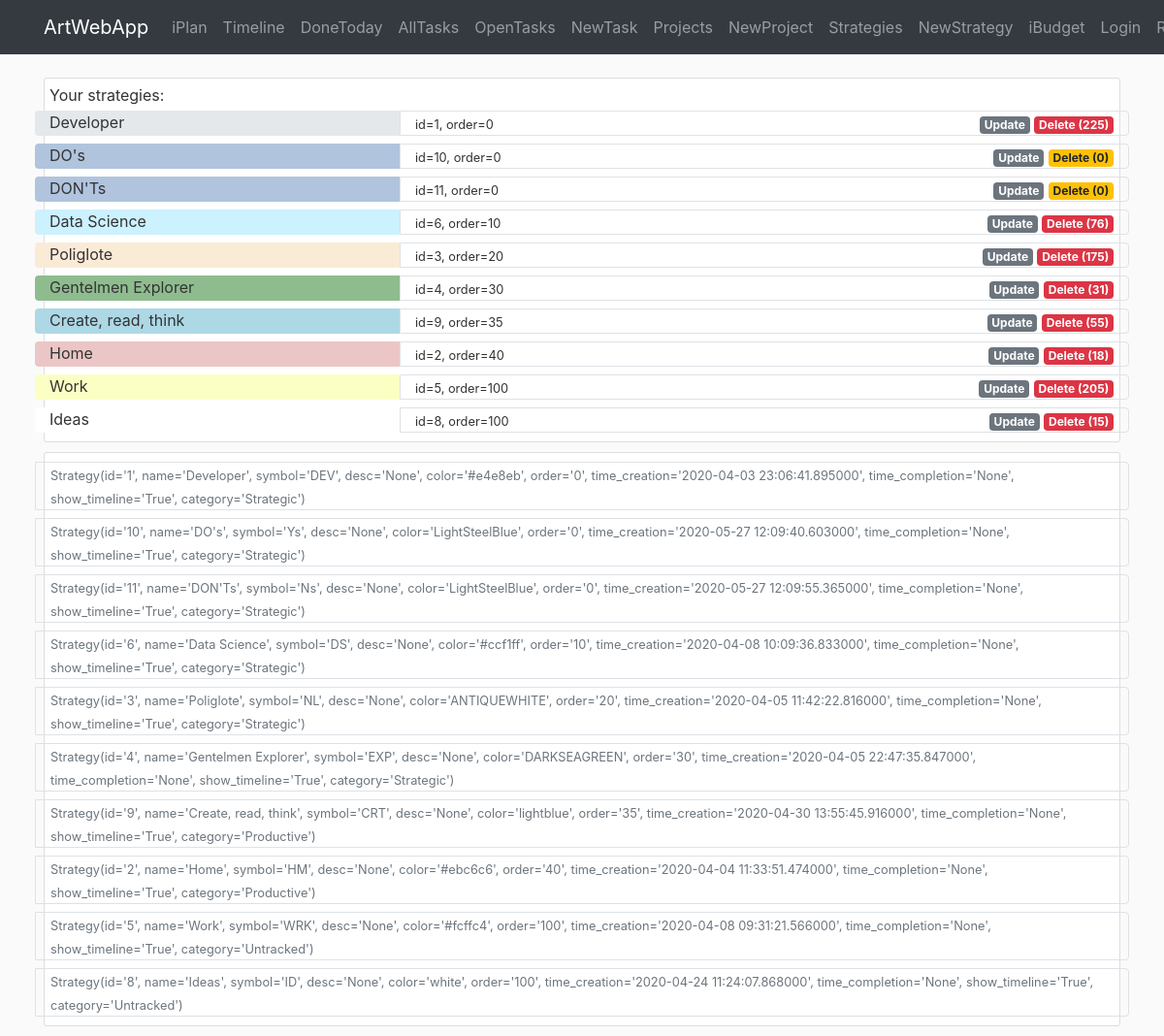
The page /iplan/strategy on the database its author committed.
### awa/iplan/models.py (models this page shows)
class Strategy(db.Model):
    id = db.Column(db.Integer, primary_key=True)
    name = db.Column(db.String(40), nullable=False)
    symbol = db.Column(db.String(3))
    desc = db.Column(db.Text)
    color = db.Column(db.String(7))
    order = db.Column(db.Integer)
    time_creation = db.Column(db.DateTime, default=datetime.now)
    time_completion = db.Column(db.DateTime)
    show_timeline = db.Column(db.Boolean, default=True, nullable=False)
    category = db.Column(db.String(20), nullable=True)
    br_task = db.relationship('Task', backref='strategy')  # todo: lazy=True - test that later
    def __repr__(self):
        return f"Strategy(id='{self.id}', name='{self.name}', symbol='{self.symbol}', desc='{self.desc}'," \
               f" color='{self.color}', order='{self.order}', time_creation='{self.time_creation}'," \
               f" time_completion='{self.time_completion}', show_timeline='{self.show_timeline}'," \
               f" category='{self.category}')"

### awa/iplan/routes.py (the view)
@iplan.route('/iplan/strategy', methods=['GET', 'POST'])
def strategy():
    strategies = Strategy.query.order_by(Strategy.order).all()
    count_tasks = {item.id: len(Task.query.filter_by(id_strategy=item.id).all()) for item in strategies}
    return render_template('iplan/strategy.html', strategies=strategies, legend='Create New Strategy',
                           count_tasks=count_tasks)

### awa/templates/iplan/strategy.html
{% extends "layout.html" %}
{% block content %}
<div class="container">
   <div class="content-section">
       Your strategies:
        {% for item in strategies %}
        <div class="row">
            <div class="col-4 rounded-left mt-1 mb-1" style="background-color:{{item.color}}">
                {{item.name}}
            </div>
            <div class="col border rounded-right mt-1 mb-1">
                <div class="row p-0">
                    <div class="col-auto">
                        <small>id={{item.id}}, order={{item.order}}</small>
                    </div>
                    <div class="col-auto ml-auto">
                        <a href="{{url_for('iplan.strategy_update', id_strategy=item.id)}}" class="badge badge-secondary">Update</a>
                        {% if count_tasks[item.id] != 0 %}
                            <a href="{{url_for('iplan.strategy_delete', id_strategy=item.id)}}" class="badge badge-danger">Delete ({{count_tasks[item.id]}})</a>
                        {% else %}
                            <a href="{{url_for('iplan.strategy_delete', id_strategy=item.id)}}" class="badge badge-warning">Delete ({{count_tasks[item.id]}})</a>
                        {% endif %}
                    </div>
                </div>
            </div>
        </div>
        {% endfor %}
    </div>
   <div class="content-section">
        {% for item in strategies %}
        <div class="row">
            <div class="col border rounded-right mt-1 mb-1">
                <div class="row p-0">
                    <div class="col-auto">
                        <small class="text-muted">{{item}}</small>
                    </div>
                </div>
            </div>
        </div>
        {% endfor %}
    </div>
</div>
{% endblock content %}

### awa/static/main.css (style rules this page uses)
body { background: #fafafa; color: #333333; margin-top: 5rem; }
.content-section { background: #ffffff; padding: 5px 5px; border: 1px solid #dddddd; border-radius: 3px; margin-bottom: 10px; }

### rows shown on the page
Strategy: name "Developer", id "1", order "0", count_tasks "225", id+name+symbol "Strategy(id='1', name='Developer', symbol='DEV', desc='None', color='#e4e8eb', order='0', time_creation='2020-04-03 23:06:41.895000', time_completion='None', show_timeline='True', category='Strategic')"
Strategy: name "DO's", id "10", order "0", id+name+symbol "Strategy(id='10', name='DO's', symbol='Ys', desc='None', color='LightSteelBlue', order='0', time_creation='2020-05-27 12:09:40.603000', time_completion='None', show_timeline='True', category='Strategic')"
Strategy: name "DON'Ts", id "11", order "0", id+name+symbol "Strategy(id='11', name='DON'Ts', symbol='Ns', desc='None', color='LightSteelBlue', order='0', time_creation='2020-05-27 12:09:55.365000', time_completion='None', show_timeline='True', category='Strategic')"
Strategy: name "Data Science", id "6", order "10", count_tasks "76", id+name+symbol "Strategy(id='6', name='Data Science', symbol='DS', desc='None', color='#ccf1ff', order='10', time_creation='2020-04-08 10:09:36.833000', time_completion='None', show_timeline='True', category='Strategic')"
Strategy: name "Poliglote", id "3", order "20", count_tasks "175", id+name+symbol "Strategy(id='3', name='Poliglote', symbol='NL', desc='None', color='ANTIQUEWHITE', order='20', time_creation='2020-04-05 11:42:22.816000', time_completion='None', show_timeline='True', category='Strategic')"
Strategy: name "Gentelmen Explorer", id "4", order "30", count_tasks "31", id+name+symbol "Strategy(id='4', name='Gentelmen Explorer', symbol='EXP', desc='None', color='DARKSEAGREEN', order='30', time_creation='2020-04-05 22:47:35.847000', time_completion='None', show_timeline='True', category='Strategic')"
Strategy: name "Create, read, think", id "9", order "35", count_tasks "55", id+name+symbol "Strategy(id='9', name='Create, read, think', symbol='CRT', desc='None', color='lightblue', order='35', time_creation='2020-04-30 13:55:45.916000', time_completion='None', show_timeline='True', category='Productive')"
Strategy: name "Home", id "2", order "40", count_tasks "18", id+name+symbol "Strategy(id='2', name='Home', symbol='HM', desc='None', color='#ebc6c6', order='40', time_creation='2020-04-04 11:33:51.474000', time_completion='None', show_timeline='True', category='Productive')"
Strategy: name "Work", id "5", order "100", id "205", id+name+symbol "Strategy(id='5', name='Work', symbol='WRK', desc='None', color='#fcffc4', order='100', time_creation='2020-04-08 09:31:21.566000', time_completion='None', show_timeline='True', category='Untracked')"
Strategy: name "Ideas", id "8", order "100", count_tasks "15", id+name+symbol "Strategy(id='8', name='Ideas', symbol='ID', desc='None', color='white', order='100', time_creation='2020-04-24 11:24:07.868000', time_completion='None', show_timeline='True', category='Untracked')"
